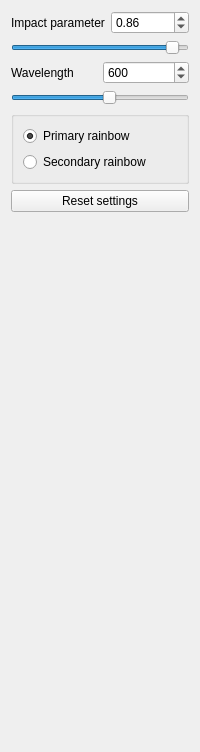
          <widget class="QWidget" name="page2">
           <layout class="QVBoxLayout" name="verticalLayout_6">
            <item>
             <layout class="QHBoxLayout" name="hLayout_dist_page2">
              <item>
               <widget class="QLabel" name="label_dist_page2">
                <property name="text">
                 <string>Impact parameter</string>
                </property>
               </widget>
              </item>
              <item>
               <widget class="QDoubleSpinBox" name="doubleSpinBox_dist_page2">
                <property name="decimals">
                 <number>2</number>
                </property>
                <property name="minimum">
                 <double>-0.970000000000000</double>
                </property>
                <property name="maximum">
                 <double>0.970000000000000</double>
                </property>
                <property name="singleStep">
                 <double>0.010000000000000</double>
                </property>
                <property name="value">
                 <double>0.860000000000000</double>
                </property>
               </widget>
              </item>
             </layout>
            </item>
            <item>
             <widget class="QSlider" name="horizontalSlider_dist_page2">
              <property name="sizePolicy">
               <sizepolicy hsizetype="Minimum" vsizetype="Fixed">
                <horstretch>0</horstretch>
                <verstretch>0</verstretch>
               </sizepolicy>
              </property>
              <property name="minimum">
               <number>-97</number>
              </property>
              <property name="maximum">
               <number>97</number>
              </property>
              <property name="value">
               <number>86</number>
              </property>
              <property name="sliderPosition">
               <number>86</number>
              </property>
              <property name="orientation">
               <enum>Qt::Orientation::Horizontal</enum>
              </property>
             </widget>
            </item>
            <item>
             <layout class="QHBoxLayout" name="hLayout_wave_page2">
              <item>
               <widget class="QLabel" name="label_wave_page2">
                <property name="text">
                 <string>Wavelength</string>
                </property>
               </widget>
              </item>
              <item>
               <widget class="QSpinBox" name="spinBox_wave_page2">
                <property name="minimum">
                 <number>400</number>
                </property>
                <property name="maximum">
                 <number>760</number>
                </property>
                <property name="value">
                 <number>600</number>
                </property>
               </widget>
              </item>
             </layout>
            </item>
            <item>
             <widget class="QSlider" name="horizontalSlider_wave_page2">
              <property name="sizePolicy">
               <sizepolicy hsizetype="Minimum" vsizetype="Fixed">
                <horstretch>0</horstretch>
                <verstretch>0</verstretch>
               </sizepolicy>
              </property>
              <property name="minimum">
               <number>400</number>
              </property>
              <property name="maximum">
               <number>760</number>
              </property>
              <property name="value">
               <number>600</number>
              </property>
              <property name="sliderPosition">
               <number>600</number>
              </property>
              <property name="orientation">
               <enum>Qt::Orientation::Horizontal</enum>
              </property>
             </widget>
            </item>
            <item>
             <widget class="QGroupBox" name="groupBox_rainbows_page2">
              <property name="title">
               <string/>
              </property>
              <layout class="QVBoxLayout" name="verticalLayout_4">
               <item>
                <widget class="QRadioButton" name="radioButton_1rainbow_page2">
                 <property name="text">
                  <string>Primary rainbow</string>
                 </property>
                 <property name="checked">
                  <bool>true</bool>
                 </property>
                </widget>
               </item>
               <item>
                <widget class="QRadioButton" name="radioButton_2rainbow_page2">
                 <property name="text">
                  <string>Secondary rainbow</string>
                 </property>
                </widget>
               </item>
              </layout>
             </widget>
            </item>
            <item>
             <widget class="QPushButton" name="pushButton_reset_settings_page2">
              <property name="text">
               <string>Reset settings</string>
              </property>
             </widget>
            </item>
            <item>
             <spacer name="vSpacer_page2">
              <property name="orientation">
               <enum>Qt::Orientation::Vertical</enum>
              </property>
              <property name="sizeHint" stdset="0">
               <size>
                <width>20</width>
                <height>529</height>
               </size>
              </property>
             </spacer>
            </item>
           </layout>
          </widget>
